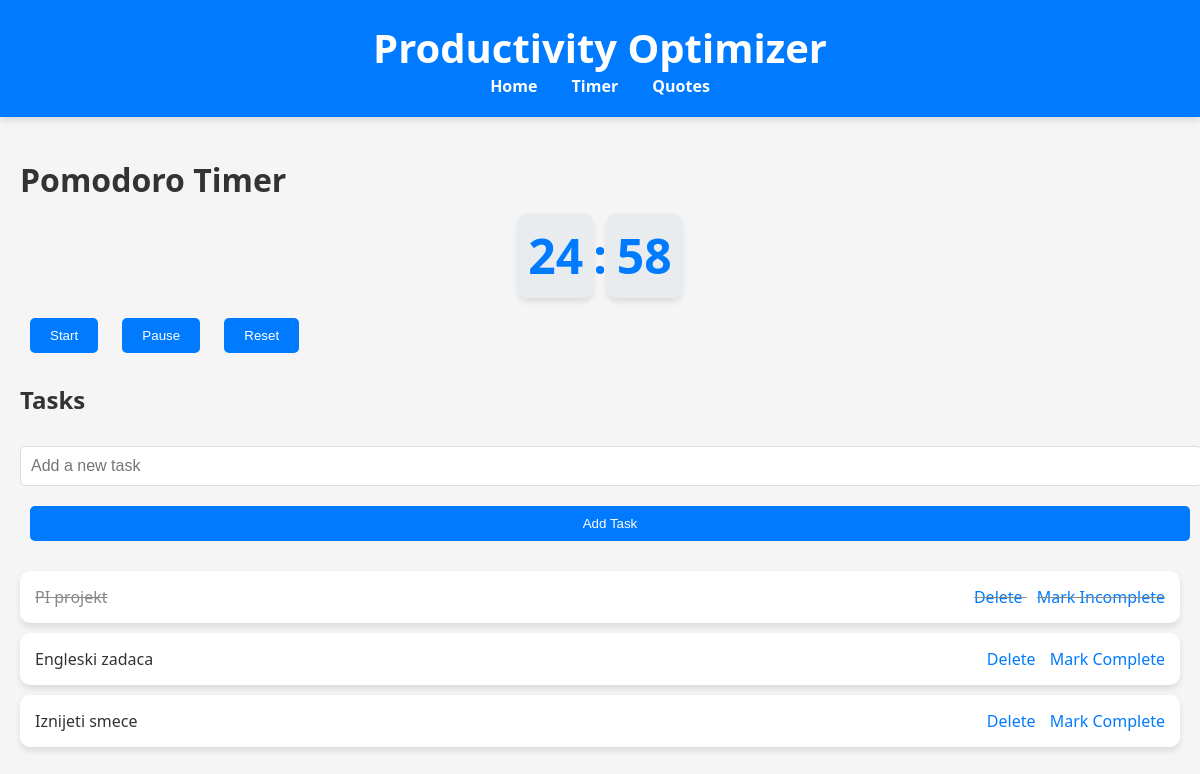
Page /tasks/timer/ on the committed database.
### tasks/models.py (models this page shows, shortened)
class Task(models.Model):
    title = models.CharField(max_length=200)
    completed = models.BooleanField(default=False)

### tasks/views.py (the view)
# urls.py: path('timer/', views.timer, name='timer'),
def timer(request):
    tasks = Task.objects.all()
    return render(request, 'tasks/timer.html', {'tasks': tasks})

### tasks/templates/tasks/timer.html (shortened to what this page needs)
{% extends 'base.html' %}
{% load static %}
{% block content %}
<h1>Pomodoro Timer</h1>
<div id="timer">
    <span id="minutes">25</span>:<span id="seconds">00</span>
</div>
<div class="timer-controls">
    <button id="start" class="btn">Start</button>
    <button id="pause" class="btn">Pause</button>
    <button id="reset" class="btn">Reset</button>
</div>
<h2>Tasks</h2>
<form method="post" action="{% url 'add_task' %}">
    <input type="text" name="title" placeholder="Add a new task" required>
    <button type="submit" class="btn">Add Task</button>
</form>
<ul class="task-list">
    {% for task in tasks %}
    <li class="{% if task.completed %}completed{% endif %}">
        {{ task.title }}
        <div>
            <a href="{% url 'delete_task' task.id %}" class="btn-delete">Delete</a>
            <a href="{% url 'toggle_task' task.id %}" class="btn-toggle">
                {% if task.completed %}Mark Incomplete{% else %}Mark Complete{% endif %}
            </a>
        </div>
    </li>
    {% endfor %}
</ul>
{% endblock %}

### templates/base.html (shortened to what this page needs)
{% load static %}
<!DOCTYPE html>
<html lang="en">
<head>
    <link rel="stylesheet" href="{% static 'css/styles.css' %}">
</head>
<body>
    <header>
        <h1>Productivity Optimizer</h1>
        <nav>
            <a href="{% url 'home' %}">Home</a>
            <a href="{% url 'timer' %}">Timer</a>
            <a href="{% url 'quotes' %}">Quotes</a>
        </nav>
    </header>
    <main>
        {% block content %}{% endblock %}
    </main>
</body>
</html>

### static/css/styles.css (style rules this page uses)
body { font-family: 'Segoe UI', Tahoma, Geneva, Verdana, sans-serif; background-color: #f5f5f5; margin: 0; padding: 0; color: #333; }
header { background-color: #007bff; color: white; padding: 20px 0; text-align: center; box-shadow: 0 4px 6px rgba(0, 0, 0, 0.1); }
header h1 { margin: 0; font-size: 2.5rem; }
nav a { color: white; margin: 0 15px; text-decoration: none; font-weight: bold; transition: color 0.3s ease; }
main { padding: 20px; max-width: 1200px; margin: 0 auto; }
.btn { display: inline-block; padding: 10px 20px; margin: 10px; background-color: #007bff; color: white; text-decoration: none; border-radius: 5px; border: none; cursor: pointer; transition: background-color 0.3s ease, transform 0.2s ease; }
#timer { font-size: 3rem; text-align: center; margin: 20px 0; color: #007bff; font-weight: bold; }
#timer span { padding: 10px; background-color: #e9ecef; border-radius: 10px; box-shadow: 0 4px 6px rgba(0, 0, 0, 0.1); }
.task-list { list-style: none; padding: 0; }
.task-list li { background-color: white; margin: 10px 0; padding: 15px; border-radius: 10px; box-shadow: 0 4px 6px rgba(0, 0, 0, 0.1); display: flex; justify-content: space-between; align-items: center; }
.task-list li.completed { text-decoration: line-through; color: #888; }
.task-list li a { color: #007bff; text-decoration: none; margin-left: 10px; transition: color 0.3s ease; }
form { margin-bottom: 20px; }
form input[type="text"], form textarea { width: 100%; padding: 10px; margin: 10px 0; border: 1px solid #ddd; border-radius: 5px; font-size: 1rem; }
form button { width: 100%; padding: 10px; background-color: #28a745; color: white; border: none; border-radius: 5px; cursor: pointer; transition: background-color 0.3s ease; }

### rows in the picture
Task: title "PI projekt", completed "Mark Incomplete"
Task: title "Engleski zadaca", completed "Mark Complete"
Task: title "Iznijeti smece", completed "Mark Complete"
